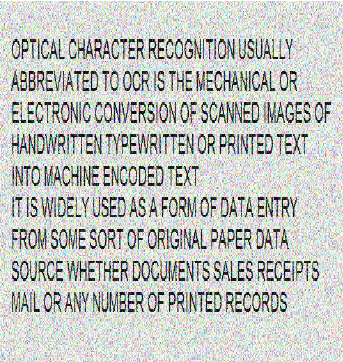
#> input picture imgproc/Лабораторная4/1234.png, 343 x 362 px
$ jupyter execute main.ipynb   (shell and % lines are left out)
#> lines starting #> are read from the running program, lines starting #| are printed output that depends on the picture; after the words box and inside, x2 and y2 are one past the last pixel; in counts of white or black regions, pixels touching at a corner belong together
[cell 1]
import cv2
import matplotlib.pyplot as plt
import numpy as np

# Загрузка изображения
img = cv2.imread("1234.png")
#> img is the input picture: shape (362, 343, 3); mean B, G, R 194.8, 198.7, 195.6

# Увеличим изображение для лучшего OCR
img = cv2.resize(img, None, fx=2, fy=2, interpolation=cv2.INTER_CUBIC)
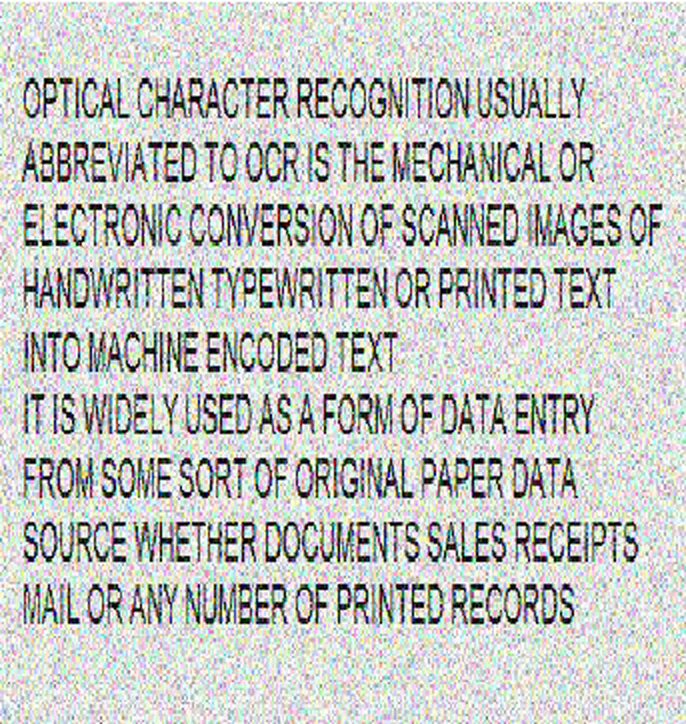
#> img: shape (724, 686, 3); mean B, G, R 194.5, 198.4, 195.4

# Перевод в grayscale
gray = cv2.cvtColor(img, cv2.COLOR_BGR2GRAY)
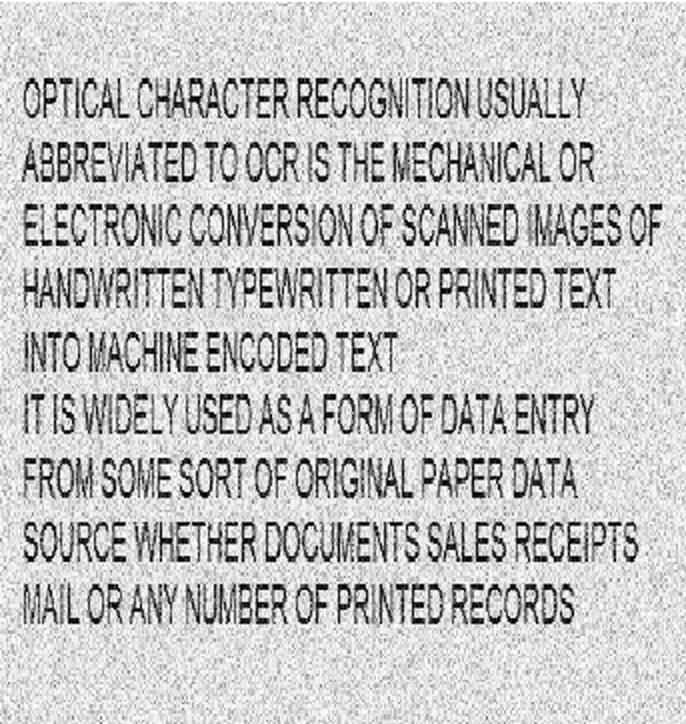
#> gray: shape (724, 686); min 0, max 255, mean 197.1

# Удаление цветного шума
denoise = cv2.fastNlMeansDenoising(gray, h=15)

# Бинаризация
thresh = cv2.threshold(
    denoise, 0, 255,
    cv2.THRESH_BINARY + cv2.THRESH_OTSU
)[1]
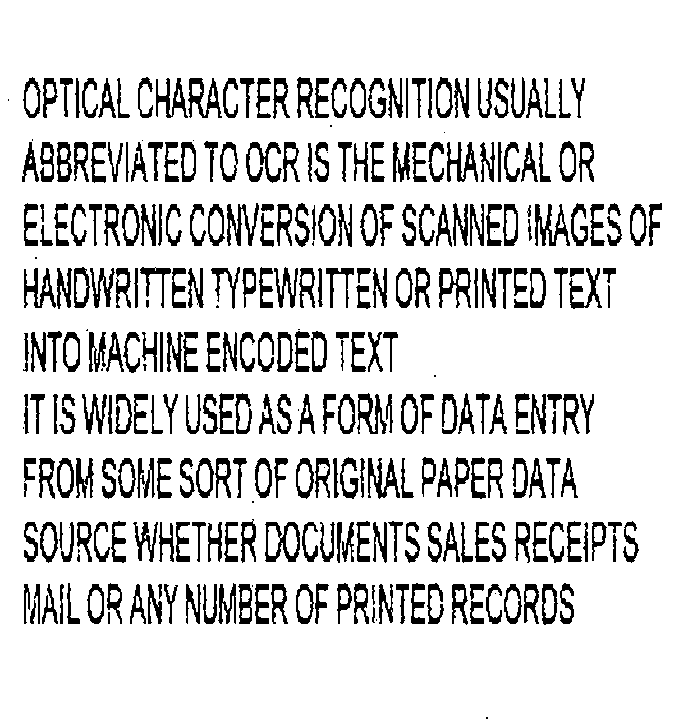
#> thresh: shape (724, 686); 85.3% white; 330 black regions (30 under 20 px), largest, box (x1, y1, x2, y2) and area: (535, 204, 570, 246) 638, (265, 522, 300, 562) 587, (188, 78, 222, 118) 579

# Немного утолщаем текст
kernel = np.ones((1,1), np.uint8)
clean = cv2.morphologyEx(thresh, cv2.MORPH_CLOSE, kernel)


# Сохранение результата
cv2.imwrite("clean.png", clean)

plt.figure(figsize=(14, 3))

plt.subplot(1, 2, 1)
plt.imshow(cv2.cvtColor(img, cv2.COLOR_BGR2RGB))
plt.title('Оригинал')
plt.axis('off')

plt.subplot(1, 2, 2)
plt.imshow(clean, cmap='gray')
plt.axis('off')
plt.title('Очищенное')


plt.show()
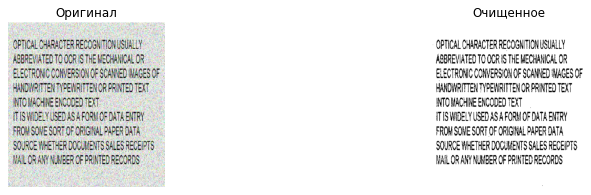
#> figure drawn by matplotlib, 2 panels

$ run again, with imgproc/Лабораторная4/123.png copied over imgproc/Лабораторная4/1234.png
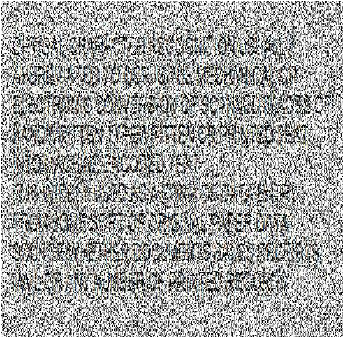
#> input picture imgproc/Лабораторная4/123.png, 343 x 337 px
#> img is the input picture: shape (337, 343, 3); mean B, G, R 162.3, 163.3, 162.5
#> img: shape (674, 686, 3)
#> `thresh = cv2.threshold( denoise, 0, 255, cv2.THRESH_BINARY + cv2.THRES..`:
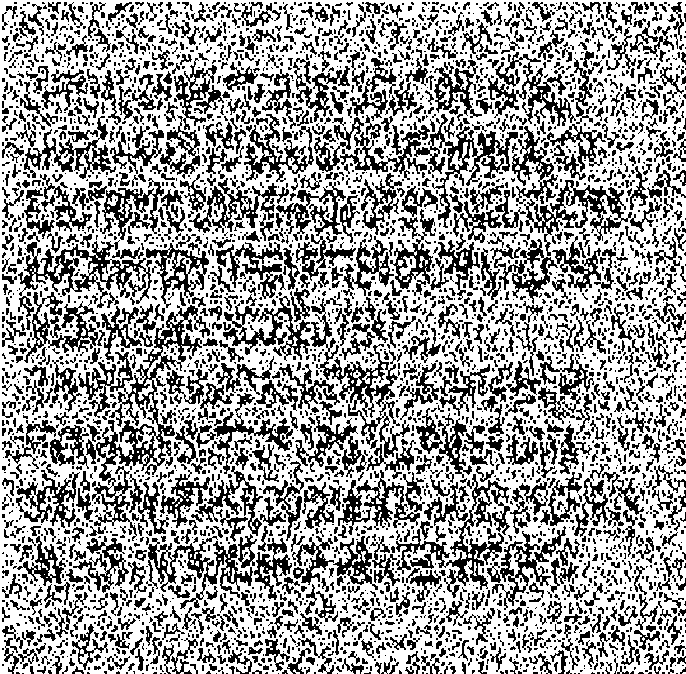
#> thresh: shape (674, 686); 61.8% white; 4072 black regions (2831 under 20 px), largest, box (x1, y1, x2, y2) and area: (78, 305, 210, 541) 5900, (314, 114, 518, 228) 4129, (396, 474, 510, 598) 2940
#> `plt.show()`:
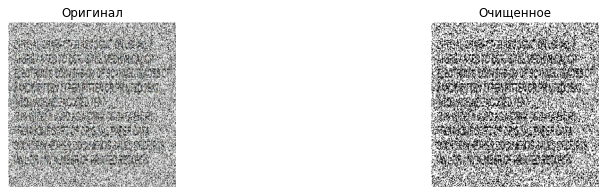
#> figure drawn by matplotlib, 2 panels

$ run again, with imgproc/Лабораторная4/123456.png copied over imgproc/Лабораторная4/1234.png
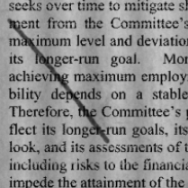
#> input picture imgproc/Лабораторная4/123456.png, 188 x 188 px
#> img is the input picture: shape (188, 188, 3); min 6, max 197, mean 139.5
#> img: shape (376, 376, 3)
#> `thresh = cv2.threshold( denoise, 0, 255, cv2.THRESH_BINARY + cv2.THRES..`:
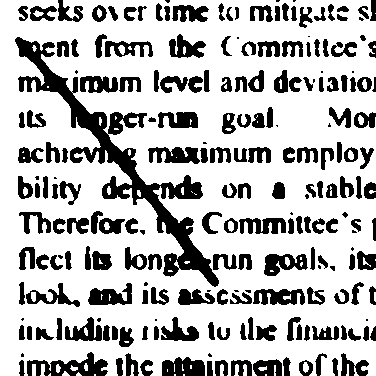
#> thresh: shape (376, 376); 73.4% white; 213 black regions (33 under 20 px), largest, box (x1, y1, x2, y2) and area: (15, 37, 219, 287) 7264, (27, 352, 108, 376) 986, (162, 357, 205, 376) 656
#> `plt.show()`:
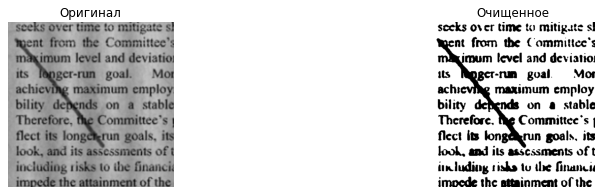
#> figure drawn by matplotlib, 2 panels

$ run again, with imgproc/Лабораторная4/1235.png copied over imgproc/Лабораторная4/1234.png
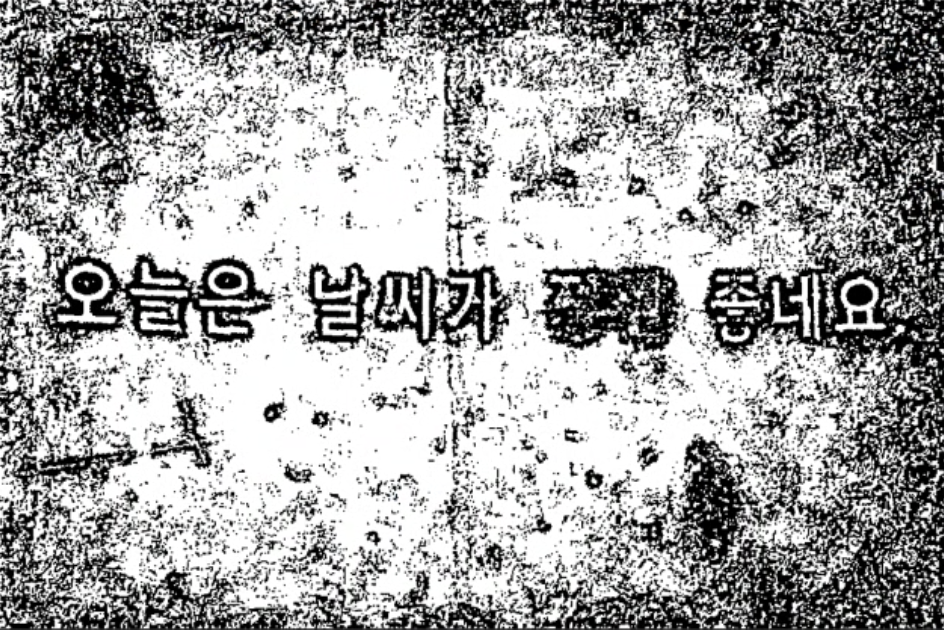
#> input picture imgproc/Лабораторная4/1235.png, 944 x 630 px
#> img is the input picture: shape (630, 944, 3); mean B, G, R 164.3, 164.3, 164.3
#> img: shape (1260, 1888, 3)
#> `thresh = cv2.threshold( denoise, 0, 255, cv2.THRESH_BINARY + cv2.THRES..`:
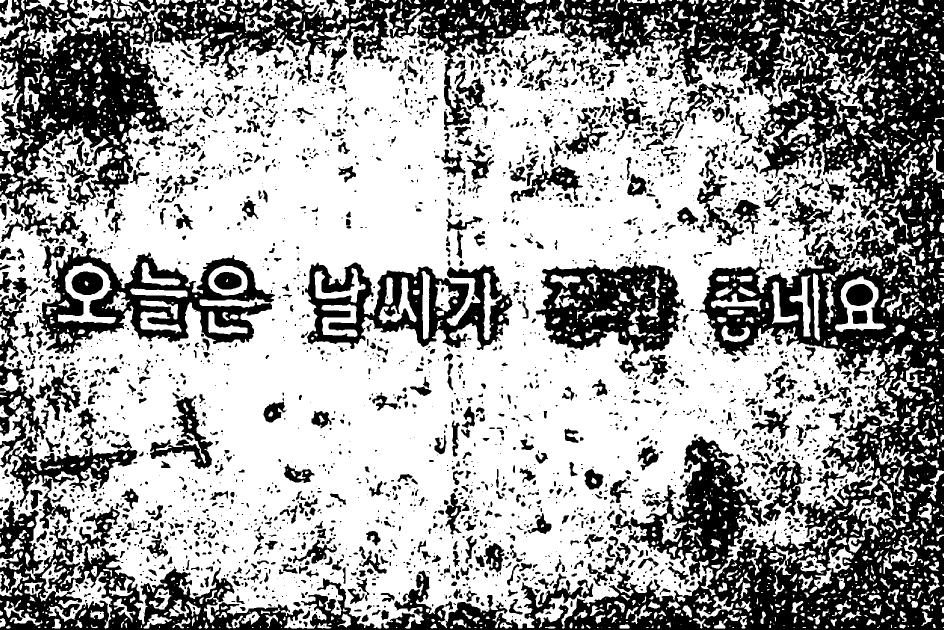
#> thresh: shape (1260, 1888) (shown at 1/2 size); 62.6% white; 3387 black regions (1835 under 20 px), largest, box (x1, y1, x2, y2) and area: (0, 0, 1888, 1260) 553949, (73, 494, 550, 709) 37299, (610, 525, 1025, 700) 33385
#> `plt.show()`:
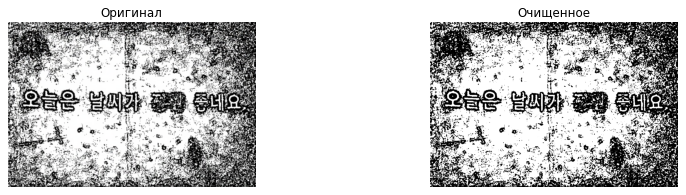
#> figure drawn by matplotlib, 2 panels
